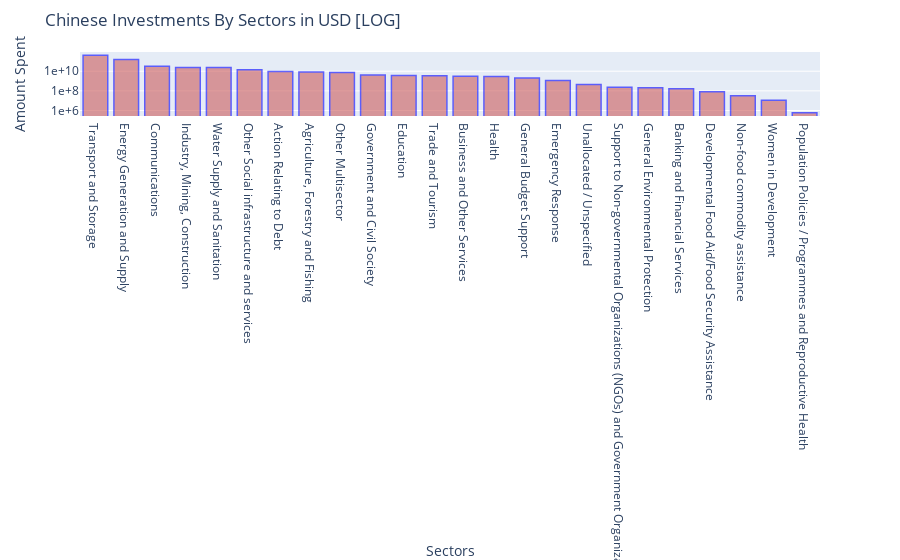

The notebook cell this image was saved under:
### Code cell
#pd.set_option("display.precision", 3)
fig = px.bar(no_duplicates, y='amount_USD_sector', x='ad_sector_names', log_y = True )

fig.update_layout(
                 title="Chinese Investments By Sectors in USD [LOG]",
                 xaxis_title="Sectors",
                 yaxis_title="Amount Spent",
                 yaxis = dict(showexponent = 'all',exponentformat = 'e'))

fig.update_traces(
                  marker_line_color='blue',
                  marker_line_width=1.5,opacity=0.6,
                  marker_color='indianred')



fig.show()

### Figure 1 — Plotly figure (JSON) as saved in the notebook; plotly's stock layout.template omitted (floating-point values rounded to 4 significant figures)
{"data": [{"alignmentgroup": "True", "hovertemplate": "ad_sector_names=%{x}<br>amount_USD_sector=%{y}<extra></extra>", "legendgroup": "", "marker": {"color": "indianred", "line": {"color": "blue", "width": 1.5}}, "name": "", "offsetgroup": "", "opacity": 0.6, "orientation": "v", "showlegend": false, "textposition": "auto", "type": "bar", "x": ["Transport and Storage", "Energy Generation and Supply", "Communications", "Industry, Mining, Construction", "Water Supply and Sanitation", "Other Social infrastructure and services", "Action Relating to Debt", "Agriculture, Forestry and Fishing", "Other Multisector", "Government and Civil Society", "Education", "Trade and Tourism", "Business and Other Services", "Health", "General Budget Support", "Emergency Response", "Unallocated / Unspecified", "Support to Non-governmental Organizations (NGOs) and Government Organizations", "General Environmental Protection", "Banking and Financial Services", "Developmental Food Aid/Food Security Assistance", "Non-food commodity assistance", "Women in Development", "Population Policies / Programmes and Reproductive Health"], "xaxis": "x", "y": [429600000000.0, 160000000000.0, 32920000000.0, 24160000000.0, 23540000000.0, 14170000000.0, 9144000000.0, 8415000000.0, 7438000000.0, 4113000000.0, 3573000000.0, 3448000000.0, 3148000000.0, 2845000000.0, 2008000000.0, 1112000000.0, 445100000.0, 230400000.0, 208600000.0, 164100000.0, 79110000.0, 31740000.0, 11010000.0, 584300.0], "yaxis": "y"}], "layout": {"barmode": "relative", "legend": {"tracegroupgap": 0}, "margin": {"t": 60}, "title": {"text": "Chinese Investments By Sectors in USD [LOG]"}, "xaxis": {"anchor": "y", "domain": [0.0, 1.0], "title": {"text": "Sectors"}}, "yaxis": {"anchor": "x", "domain": [0.0, 1.0], "exponentformat": "e", "showexponent": "all", "title": {"text": "Amount Spent"}, "type": "log"}}}
